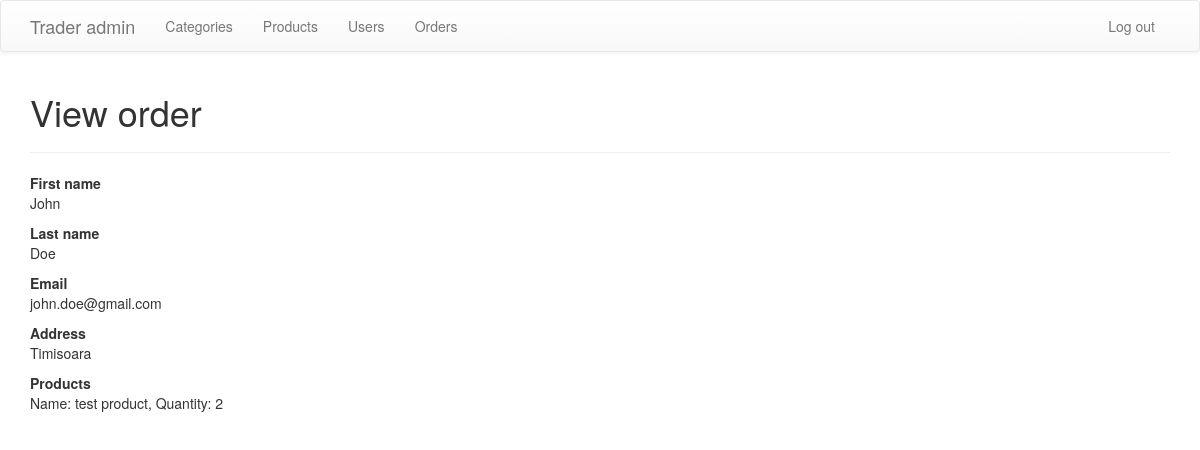
Page /admin/view_order.php?order_id=2 on the committed database.
### tables this page shows
CREATE TABLE IF NOT EXISTS `orders` (
  `order_id` int(11) NOT NULL AUTO_INCREMENT,
  `fname` varchar(255) NOT NULL,
  `lname` varchar(255) NOT NULL,
  `email` varchar(255) NOT NULL,
  `products` text NOT NULL,
  `quantity` text NOT NULL,
  `address` text NOT NULL,
  `order_date` timestamp NOT NULL DEFAULT CURRENT_TIMESTAMP ON UPDATE CURRENT_TIMESTAMP,
  `status` int(11) NOT NULL DEFAULT '1' COMMENT '1 - order is not resolved, 0 - order is resolved',
  `canceled` int(11) NOT NULL DEFAULT '0' COMMENT '1 - order is canceled, 0 - order is not canceled',
  PRIMARY KEY (`order_id`)
);

CREATE TABLE IF NOT EXISTS `products` (
  `product_id` int(11) NOT NULL AUTO_INCREMENT,
  `category_id` int(11) NOT NULL,
  `name` varchar(255) NOT NULL,
  `description` text NOT NULL,
  `price` int(11) NOT NULL,
  `stock` int(11) NOT NULL,
  `image` varchar(255) NOT NULL,
  PRIMARY KEY (`product_id`)
);

### admin/view_order.php (the view, shortened to what this page needs)
<?php
include('config.php');
$order_id = $_GET['order_id'];
?>
<!DOCTYPE html>
<html lang="en">
<head>
	<link rel="stylesheet" href="https://maxcdn.bootstrapcdn.com/bootstrap/3.3.4/css/bootstrap.min.css">
	<link rel="stylesheet" href="https://maxcdn.bootstrapcdn.com/bootstrap/3.3.4/css/bootstrap-theme.min.css">
</head>
<body>
	<?php include('template_parts/header.php'); ?>
	<div class="container">
		<h1>View order</h1>
		<hr>
		<?php
		$order = $db->query("SELECT * FROM orders WHERE order_id='$order_id'");
		$order_data = $order->fetch_assoc();
		?>
		<p>
			<strong>First name</strong>
			<br>
			<?php echo $order_data['fname']; ?>
		</p>
		<p>
			<strong>Last name</strong>
			<br>
			<?php echo $order_data['lname']; ?>
		</p>
		<p>
			<strong>Email</strong>
			<br>
			<?php echo $order_data['email']; ?>
		</p>
		<p>
			<strong>Address</strong>
			<br>
			<?php echo $order_data['address']; ?>
		</p>
		<p>
			<strong>Products</strong>
			<br>
			<?php
			$products = unserialize($order_data['products']);
			$quantity = unserialize($order_data['quantity']);
			foreach($products as $key => $product) {
				$product_data = $db->query("SELECT * FROM products WHERE product_id='$product'");
				$product_info = $product_data->fetch_assoc();
			?>
			Name: <?php echo $product_info['name']; ?>, Quantity: <?php echo $quantity[$key]; ?>
			<br>
			<?php
			}
			?>
		</p>
	</div>
</body>
</html>

### rows in the picture
orders: fname "John", lname "Doe", email "john.doe@gmail.com", address "Timisoara", quantity "2"
products: name "test product"
